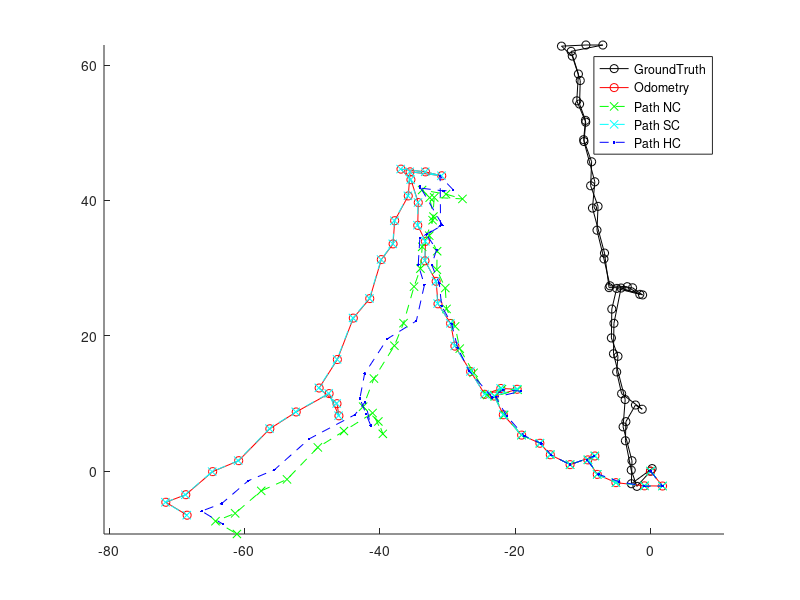

Reproduce this figure in MATLAB. (Note: this script raises an error after producing the figure.)
load trial1.mat

figure(1)
axis equal; hold on

localizedSC = [0.0, 0.0; 1.7679467693696225, -2.1855250205497256; -0.898089838690996, -2.1717859066170577; -5.1220536354472905, -1.6947873837375036; -7.876657768662047, -0.4728141413387805; -9.270912114115992, 1.6660125753957844; -8.226627737228872, 2.2456752644225153; -11.900225048785426, 0.9705937299062669; -14.821044579397721, 2.4274916959577286; -16.353457071472043, 4.136681933907432; -19.057111134690768, 5.343452295677629; -21.770754033735333, 8.34271240565397; -23.108886717378233, 11.104257559525898; -19.73226931039429, 12.110252887541698; -22.157140911633356, 12.223832159942015; -24.522279348072466, 11.35950505243939; -26.60976423245829, 14.73564071369609; -28.9390450408091, 18.49626054098901; -29.571882686348722, 21.84259223086911; -31.457886240124953, 24.76449585042315; -31.71142492955367, 28.070877055737533; -33.35428061507479, 31.114858218381432; -33.29002460382074, 33.96906364994246; -34.435213387841415, 36.34065866348211; -34.360420722704134, 39.704833643843756; -35.45017739926526, 43.07773740741544; -36.922512375650754, 44.638413985618485; -33.297716409878454, 44.23285416115842; -30.89689929982731, 43.66058736159268; -35.57588580302238, 44.24599961183527; -35.84763237454805, 40.68496001800661; -37.85305789398504, 37.01220933349822; -38.085370145865014, 33.587998998379774; -39.82043580341343, 31.277268171966945; -41.538572191405954, 25.519754888541392; -43.9664097605589, 22.63657810847017; -46.31860435968171, 16.522082870442592; -49.00646389614047, 12.30808082440889; -46.378837525177765, 9.996675053480574; -46.09602021587155, 8.198505604554231; -47.55951784831997, 11.487160646714942; -52.42329941003783, 8.767496492163803; -56.304500523443146, 6.282611073433732; -60.92546041242433, 1.5610819726285536; -64.77804292103549, -0.07024393806043479; -68.73037295588216, -3.4789129580701887; -71.67860692225904, -4.600345931076915; -68.52770686723997, -6.508695173204873];
localizedHC = [0.0, 0.0; 1.7697281103940778, -2.198409775257787; -0.9205489780142938, -2.225781326250232; -4.624262801313323, -1.5587360192257724; -7.659018728139029, -0.47135904380942717; -9.416297411790628, 1.644833427626512; -8.30593272774369, 2.2319680687996635; -11.892940176640602, 0.9578169633150901; -14.701828129316219, 2.4159363095096498; -16.141892261581855, 4.082106535915406; -18.643905977336637, 5.219543891507912; -21.26305043256835, 8.148795711154651; -22.849222562451647, 10.942112439727827; -19.112540804173147, 11.807390365438438; -21.77980314452206, 12.027408834970275; -23.40040207219697, 10.892440508138387; -26.80667082004809, 14.81721711759769; -28.492016805674524, 18.228789318636597; -29.389934320291733, 21.775640370871418; -30.868173549122766, 24.415076127217546; -31.208379151870034, 27.736705467067583; -32.330017893358914, 30.47974967451581; -31.61788337464569, 32.71191909500289; -33.08730194196812, 34.95877948997366; -30.753524715812322, 36.36740258705951; -34.05424254443175, 42.03300015829883; -34.09883084555691, 41.83553926451058; -30.588964416788798, 41.41317947403538; -29.13039785061743, 41.542968485225124; -31.086811256615587, 43.586275991113574; -31.024803378193624, 36.26591316675694; -34.08372408210016, 34.42620465240892; -34.322649858226804, 30.512460293358476; -33.40803625291151, 27.517912965694737; -34.60221862057235, 22.19887551936125; -38.88185658519724, 19.555533831800307; -42.24409236578938, 14.406566028185727; -42.9482722382488, 10.75813598382772; -42.033939971003065, 8.440158701504195; -41.34369245159356, 6.746192544933467; -42.164343865151274, 10.238353873942998; -43.6909802415263, 8.334050408916891; -50.425412374817995, 4.777367251889923; -55.56887703020392, 0.2033482886717921; -59.43433292299938, -1.4161069892640064; -63.35794006501541, -4.782957951337764; -66.3320315363386, -5.899483451275247; -63.1543654408985, -7.846552831698994];


plot(groundtruth(:,1), groundtruth(:,2), 'k-o')
plot(odom(:,1), odom(:,2), 'r-o')
plot(localizedNC(:,1), localizedNC(:,2), 'g--x')
plot(localizedSC(:,1), localizedSC(:,2), 'c--x')
plot(localizedHC(:,1), localizedHC(:,2), 'b--.')

legend('GroundTruth', 'Odometry', 'Path NC', 'Path SC', 'Path HC')

fprintf("MSE in the ground truth and odom is %f\n",calcMSE(groundtruth, odom));
fprintf("MSE in the ground truth and localization NC is %f\n",calcMSE(groundtruth, localizedNC));
fprintf("MSE in the ground truth and localization SC is %f\n",calcMSE(groundtruth, localizedSC));
fprintf("MSE in the ground truth and localization HC is %f\n",calcMSE(groundtruth, localizedHC));


function mse = calcMSE(a, b)
    mse = 0; n = length(a);
    for i=1:n
       mse = mse + sqrt( (a(i,1) - b(i,1))^2 + (a(i,2) - b(i,2))^2);
    end
    mse = mse/n;
end